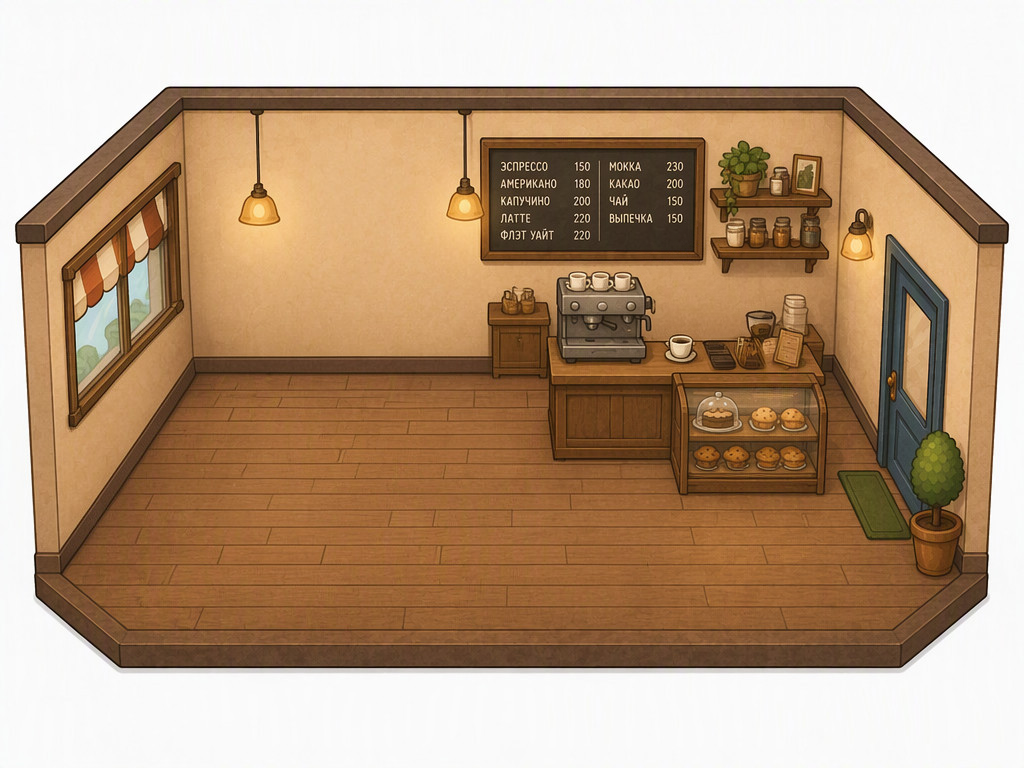
#> input picture art-src/v2/hall3/empty-clean.png, 1024 x 768 px, given in place of empty.png, which was not available
$ python cut_hall.py
#> lines starting #> are read from the running program, lines starting #| are printed output that depends on the picture; after the words box and inside, x2 and y2 are one past the last pixel; in counts of white or black regions, pixels touching at a corner belong together; pictures that were not available may be replaced by others from this repository, and a replacement may not be noted
"""Режет зал кафе на кусочки мебели: каждая вещь — разница между картинкой с ней и пустой комнатой.

Запуск из корня репозитория:  python3 scripts/cut_hall.py

Исходники — art-src/v2/hall3: пустая комната (empty.png) и её правки «тот же зал, но с мебелью / с гостями».
Все правки сделаны поверх одной комнаты, поэтому кусочек ложится ровно на своё место, без белой каймы:
вокруг вещи тот же пол, что под ней. Тени становятся полупрозрачным затемнением — так они ложатся и на коврик.

Выход: src/game/art/hall3/*.webp и src/game/hallFrames.ts (где лежит каждый кусочек в пикселях комнаты).
"""
from pathlib import Path
import numpy as np
from PIL import Image
from scipy import ndimage as nd

ROOT = Path(__file__).resolve().parent.parent
SRC = ROOT / 'art-src' / 'v2' / 'hall3'
OUT = ROOT / 'src' / 'game' / 'art' / 'hall3'
import os
MATTE = SRC / 'matte'  # альфа-маски вырезки фона (Magnific «удалить фон» по кадрам из HALL_CTX; стойка у окна — по кадру ~flat)
CTX = Path(os.environ['HALL_CTX']) if os.environ.get('HALL_CTX') else None
MARGIN = 12
W, H = 1024, 768
THRESHOLD = 30  # сумма разниц по RGB после размытия, ниже — шум перерисовки

# Раскладки: какая вещь на каком месте и прямоугольник места (в пикселях 1024×768).
# Порядок важен: пиксель достаётся первому прямоугольнику, в который попал.
LAYOUTS = {
    'L1': {
        'states': {'': 'L1', 'half': 'L1h', 'full': 'L1f'},
        # Дополнительные прямоугольники мест (проверяются первыми): стойка уходит под окно левее цветка
        'extra': [
            ('small-1', (44, 400, 118, 445)),
            ('small-1', (44, 445, 100, 570)),
            ('window', (88, 280, 192, 350)),
            ('nook', (192, 232, 246, 300)),
            ('window', (88, 440, 215, 530)),
        ],
        'slots': [
            ('wall-1', 'picture', (305, 190, 362, 262)),
            ('wall-2', 'clock', (350, 136, 398, 196)),
            ('corner', 'sofa', (240, 270, 392, 395)),
            ('nook', 'monstera', (196, 300, 236, 350)),
            ('shelf', 'bookshelf', (392, 178, 484, 384)),
            ('small-1', 'floorlamp', (44, 400, 100, 570)),
            ('window', 'bar', (88, 296, 246, 440)),
            ('table-2', 'table2', (222, 488, 418, 608)),
            ('table-3', 'table2', (438, 488, 640, 608)),
            ('table-1', 'table2', (340, 392, 525, 497)),
        ],
        # Где искать гостей: впереди стоящие места первыми, чтобы их головы не достались столу позади
        'guests': [
            ('table-2', (222, 430, 418, 610)),
            ('table-3', (438, 430, 640, 610)),
            ('corner', (246, 262, 358, 425)),
            ('window', (88, 270, 250, 530)),
            ('table-1', (340, 300, 532, 497)),
        ],
    },
    'L2': {
        'states': {'': 'L2b', 'half': 'L2bh', 'full': 'L2bf'},
        # В картинки с гостями модель перетащила обстановку из L1 (диван, стойку, шкаф) — её не берём
        'bleed': ['L1'],
        'slots': [
            ('wall-1', None, (290, 135, 410, 258)),
            ('corner', 'games', (236, 285, 416, 384)),
            ('shelf', 'monstera', (392, 245, 506, 386)),
            ('nook', 'floorlamp', (180, 236, 250, 392)),
            ('small-1', 'plant', (56, 448, 140, 576)),
            ('table-2', 'table4', (210, 452, 404, 618)),
            ('table-3', 'table4', (430, 466, 620, 628)),
            ('table-4', 'table4', (636, 496, 830, 640)),
            ('table-1', 'table4', (414, 396, 545, 500)),
        ],
        'guests': [
            ('table-2', (205, 420, 410, 620)),
            ('table-3', (428, 420, 625, 630)),
            ('table-4', (634, 430, 840, 642)),
            ('table-1', (392, 310, 552, 502)),
        ],
    },
    'L3': {
        'states': {'': 'L3', 'half': 'L3h', 'full': 'L3f'},
        'slots': [
            ('shelf', 'games', (405, 212, 488, 384)),
            ('corner', 'bookshelf', (232, 138, 412, 388)),
            ('nook', 'plant', (172, 262, 246, 392)),
            ('small-1', 'monstera', (52, 402, 182, 578)),
            ('table-4', 'table2', (656, 446, 862, 604)),
        ],
        'guests': [('table-4', (596, 400, 870, 610))],
    },
    'R': {'states': {'': 'R'}, 'slots': [('rug', 'rug', (150, 380, 700, 640))]},
}
# Неудачные кусочки: за столом на четверых у витрины «полный» вышел с одним гостем — берётся «наполовину»
SKIP = {'table-4-table4-full'}
# Место с вещью None — лишнее, что модель дорисовала сама: забираем пиксели, но не сохраняем.
# Вещи, которые есть в нескольких раскладках, берутся из первой
SEATED = {'table2', 'table4', 'sofa', 'bar'}


def load(name: str) -> np.ndarray:
    return np.asarray(Image.open(SRC / f'{name}.png').convert('RGB')).astype(np.int32)


def blur(img: np.ndarray) -> np.ndarray:
    return nd.gaussian_filter(img.astype(np.float32), sigma=(1.2, 1.2, 0))


def changed(a: np.ndarray, b: np.ndarray) -> np.ndarray:
    """Где картинки различаются: размытая разница (перерисовка шумит по пикселю), без мелкого мусора"""
    m = np.abs(blur(a) - blur(b)).sum(2) > THRESHOLD
    m = nd.binary_opening(m, iterations=1)
    return nd.binary_closing(m, iterations=3)


# [6 lines left out: function solid_area, not called in this run]


def by_rects(m: np.ndarray, rects, index, near: int) -> np.ndarray:
    """Номер места для пикселей m: первый прямоугольник, в который попал; остальное — к ближайшему не дальше near"""
    seed = np.zeros(m.shape, np.int32)
    for slot, (x0, y0, x1, y1) in rects:
        box = np.zeros(m.shape, bool)
        box[y0:y1, x0:x1] = True
        seed[(seed == 0) & box & m] = index[slot]
    if near:
        dist, (iy, ix) = nd.distance_transform_edt(seed == 0, return_indices=True)
        lab = seed[iy, ix]
        lab[(~m) | (dist > near)] = 0
        return lab
    return seed


def slot_masks(lab: np.ndarray, n: int) -> dict[int, np.ndarray]:
    """Маска каждого места: без дыр (пол между ножками — тот же пол) и с запасом в 2 px на контур"""
    out = {}
    for i in range(1, n + 1):
        m = lab == i
        if m.sum() < 50:
            continue
        m = solid_area(m, 40)
        m = nd.binary_fill_holes(nd.binary_closing(m, iterations=3))
        out[i] = nd.binary_dilation(m, iterations=2)
    return out


# [20 lines left out: function rgba, not called in this run]


def room(empty: np.ndarray) -> tuple[Image.Image, tuple[int, int, int, int]]:
    """Комната без белого фона вокруг и её рамка в исходной картинке"""
    white = (empty > 232).all(2)
    lab, _ = nd.label(white)
    border = set(np.unique(np.concatenate([lab[0], lab[-1], lab[:, 0], lab[:, -1]]))) - {0}
    bg = np.isin(lab, list(border))
    bg = nd.binary_erosion(bg, iterations=1, border_value=1)
    ys, xs = np.nonzero(~bg)
    box = (xs.min(), ys.min(), xs.max() + 1, ys.max() + 1)
    im = np.dstack([empty.astype(np.uint8), np.where(bg, 0, 255).astype(np.uint8)])
    return Image.fromarray(im).crop(box), box


# Бариста нарисован в пустой комнате за стойкой. Комната для игры — без него (empty-clean.png, Magnific
# preciseEdit «убрать бариста»), а сам он — отдельный слой barista.webp размером с комнату: виден, только
# когда бариста на смене. Меняется только прямоугольник вокруг бариста — остальная комната та же.
BARISTA_BOX = (630, 205, 770, 372)


def split_barista(empty: np.ndarray, img: Image.Image, box: tuple[int, int, int, int]) -> Image.Image:
    if not (SRC / 'empty-clean.png').exists():
        return img
    clean = load('empty-clean')
    x0, y0, x1, y1 = BARISTA_BOX
    diff = np.zeros(empty.shape[:2], bool)
    d = np.abs(nd.gaussian_filter(empty.astype(float), (1.5, 1.5, 0)) - nd.gaussian_filter(clean.astype(float), (1.5, 1.5, 0))).sum(2)
    diff[y0:y1, x0:x1] = d[y0:y1, x0:x1] > 40
    diff = nd.binary_closing(diff, iterations=3)
    diff = nd.binary_fill_holes(diff)
    diff = nd.binary_dilation(diff, iterations=3)
    soft = np.clip(nd.gaussian_filter(diff.astype(float), 1.2) * 1.6, 0, 1)
    ox, oy, ox1, oy1 = box
    room_rgba = np.array(img)
    sub = (slice(oy, oy1), slice(ox, ox1))
    # Комната: внутри маски — пиксели без бариста, плавно на краю
    k = soft[sub][..., None]
    room_rgba[..., :3] = (room_rgba[..., :3] * (1 - k) + clean[sub] * k).astype(np.uint8)
    # Слой бариста: исходные пиксели с альфой маски
    layer = np.zeros_like(room_rgba)
    layer[..., :3] = empty[sub]
    layer[..., 3] = (soft[sub] * 255).astype(np.uint8)
    Image.fromarray(layer).save(OUT / 'barista.webp', quality=90)
    return Image.fromarray(room_rgba)


def main() -> None:
    OUT.mkdir(parents=True, exist_ok=True)
    for f in OUT.glob('*.webp'):
        f.unlink()
    empty = load('empty')
    img, (ox, oy, ox1, oy1) = room(empty)
#> in room, `white = (empty > 232).all(2)`:
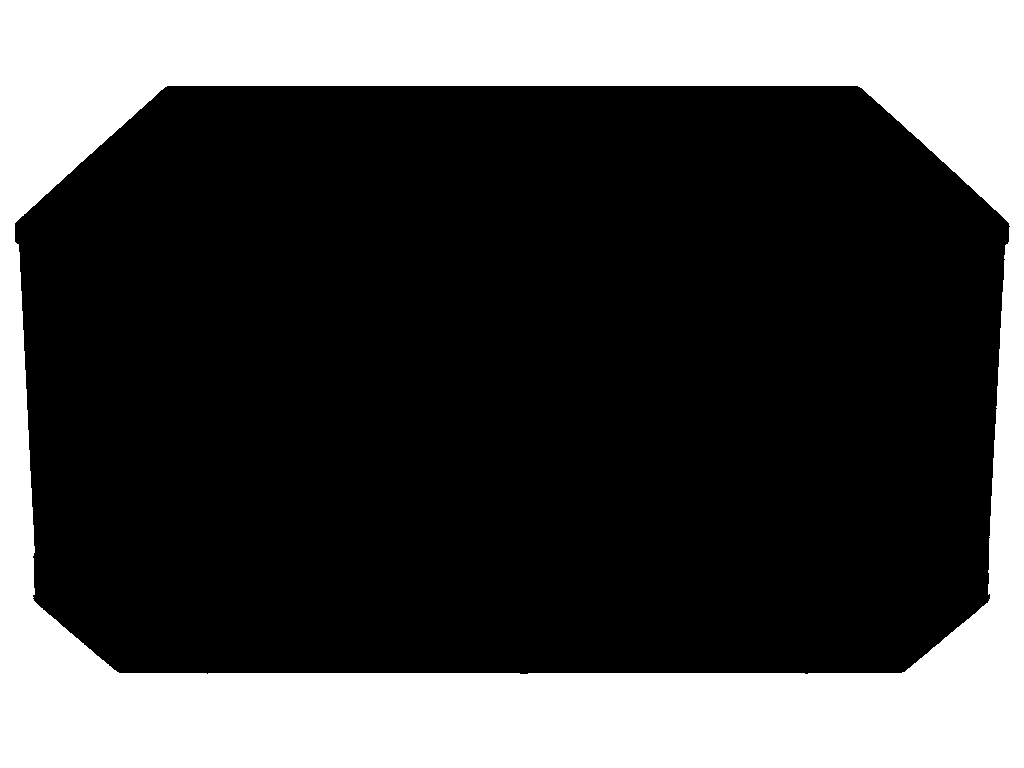
#> white: shape (768, 1024) bool; 30.7% white; 1 white region, box (x1, y1, x2, y2) and area: (0, 0, 1024, 768) 241765
#> in room, `border = set(np.unique(np.concatenate([lab[0], lab[-1], lab[:, 0], lab..`: border = 1 item
#> in room, `box = (xs.min(), ys.min(), xs.max() + 1, ys.max() + 1)`: box = (14, 85, 1011, 675)
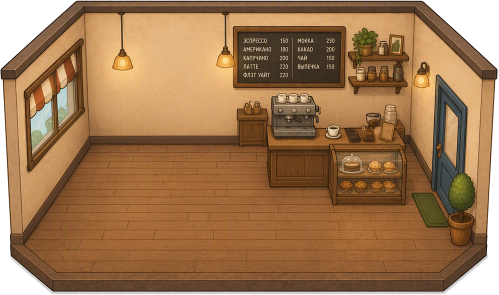
#> img: PIL image 997x590 RGBA (shown at 1/2 size); mean R, G, B, A 157.7, 118.5, 81, 237.3; transparent parts drawn white
#> ox = 14; oy = 85; ox1 = 1011; oy1 = 675
    img = split_barista(empty, img, (ox, oy, ox1, oy1))
#> in split_barista, `ox, oy, ox1, oy1 = box`: ox = 14; oy = 85; ox1 = 1011; oy1 = 675
    img.save(OUT / 'room.webp', quality=90)
    frames: list[str] = []
    seen: set[str] = set()
    for layout in LAYOUTS.values():
        slots = layout['slots']
        index = {}
        for i, (slot, _, _) in enumerate(slots):
            index.setdefault(slot, i + 1)
        base = load(layout['states'][''])
        rects = layout.get('extra', []) + [(s_, r) for s_, _, r in slots]
        base_lab = by_rects(changed(empty, base), rects, index, 70)
#> after the loop in by_rects, `for slot, (x0, y0, x1, y1) in rects:`:
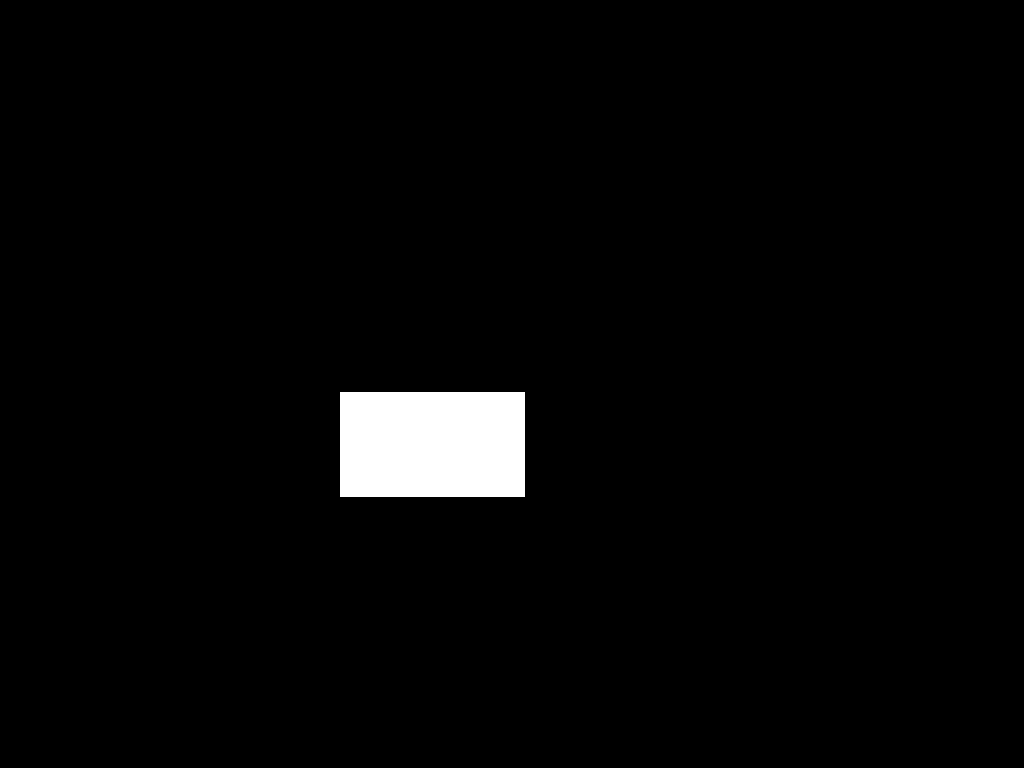
#> box: shape (768, 1024) bool; 2.5% white; 1 white region, box (x1, y1, x2, y2) and area: (340, 392, 525, 497) 19425
#> in by_rects, `dist, (iy, ix) = nd.distance_transform_edt(seed == 0, return_indices=T..`:
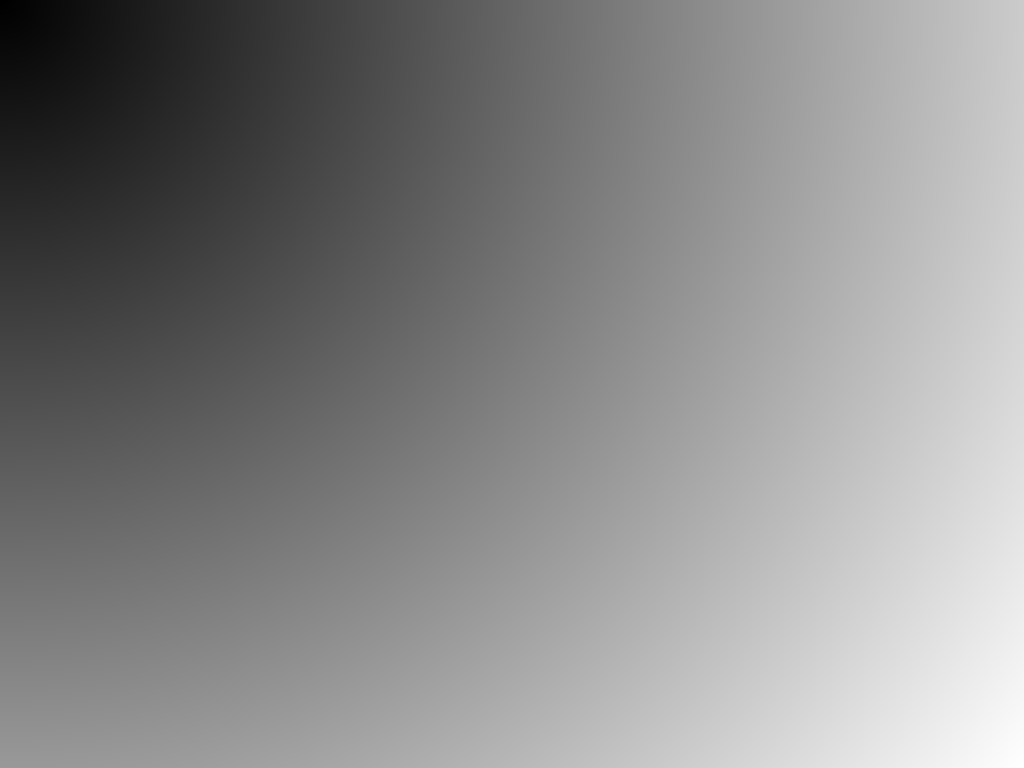
#> dist: shape (768, 1024) float64; min 1, max 1279.2, mean 689.8; drawn with min black and max white
        for state, src in layout['states'].items():
            if not (SRC / f'{src}.png').exists():
                print('нет исходника:', src)
                continue
            if state:
                # Гости и чашки: что изменилось и против пустой комнаты, и против той же мебели без гостей.
                # Раздаются по прямоугольникам гостей, впереди стоящие места первыми — голова сидящего
                # впереди остаётся у переднего стола. Мебель остаётся за своими местами.
                pic = load(src)
                new = changed(empty, pic) & changed(base, pic)
                for other in layout.get('bleed', []):
                    new &= changed(load(other), pic)
                lab = base_lab.copy()
                guests = by_rects(new, layout['guests'], index, 0)
                # Гость целиком — одному месту: если почти весь он у одного стола, ноги не уходят соседнему
                comp, n = nd.label(new)
                for k in range(1, n + 1):
                    where = comp == k
                    votes = np.bincount(guests[where], minlength=len(slots) + 1)
                    votes[0] = 0
                    if votes.sum() < 0.4 * where.sum():
                        guests[where] = 0  # почти целиком вне мест — дорисованное моделью лишнее (столик у дивана и т.п.)
                    elif votes.max() >= 0.8 * votes.sum():
                        guests[where] = votes.argmax()
                lab[guests > 0] = guests[guests > 0]
            else:
                pic, lab = base, base_lab
                guests = np.zeros(lab.shape, np.int32)
            masks = slot_masks(lab, len(slots))
#> after the loop in slot_masks, `for i in range(1, n + 1):`: out = 0 items
#> masks = 0 items
            for i, (slot, item, _) in enumerate(slots):
                if item is None or (state and item not in SEATED) or i + 1 not in masks:
                    continue
                name = f'{slot}-{item}' + (f'-{state}' if state else '')
                if name in seen or name in SKIP:
                    continue
                seen.add(name)
                mask = masks[i + 1]
                ys, xs = np.nonzero(mask)
                x0, y0, x1, y1 = xs.min(), ys.min(), xs.max() + 1, ys.max() + 1
                # Где эту мебель закрыл гость другого места (голова сидящего впереди), берём мебель без гостей
                other = ((guests > 0) & (guests != i + 1))[..., None]
                src_img = np.where(other, base, pic)
                # Кадр с запасом — для вырезки фона (matte): так видно, что вещь, а что комната
                cx0, cy0, cx1, cy1 = max(0, x0 - MARGIN), max(0, y0 - MARGIN), min(W, x1 + MARGIN), min(H, y1 + MARGIN)
                if CTX:
                    Image.fromarray(pic[cy0:cy1, cx0:cx1].astype(np.uint8)).save(CTX / f'{name}.png')
                    # Вариант на ровном фоне: всё, что совпадает с пустой комнатой, — серое (для вещей у стены)
                    keep = nd.binary_dilation(changed(empty, pic) & nd.binary_dilation(mask, iterations=6), iterations=2)
                    flat = np.where(keep[..., None], pic, 205)[cy0:cy1, cx0:cx1].astype(np.uint8)
                    Image.fromarray(flat).save(CTX / f'{name}~flat.png')
                matte = MATTE / f'{name}.png'
                if matte.exists() and slot != 'rug':
                    # Чистая вырезка: альфа от удаления фона плюс то, что заметно отличается от пустой комнаты
                    # (стойку у стены удаление фона считает стеной). Только в пределах своего места (+8 px).
                    # Цвета — из картинки целиком: соседние куски одного состояния совпадают пиксель в пиксель.
                    a = np.zeros(mask.shape, np.float32)
                    m = Image.open(matte).convert('RGBA').resize((cx1 - cx0, cy1 - cy0), Image.LANCZOS)
                    a[cy0:cy1, cx0:cx1] = np.asarray(m)[..., 3] / 255.0
                    a *= nd.binary_dilation(mask, iterations=3)
                    # Дыры внутри вырезки: если там не пол (заметно отличается от пустой комнаты) — это вещь
                    # (столешница цвета пола), заливаем; пол между ножками остаётся прозрачным
                    solid = a > 0.5
                    holes, n_h = nd.label(nd.binary_fill_holes(nd.binary_closing(solid, iterations=8)) & ~solid)
                    if n_h:
                        d = np.abs(blur(empty) - blur(pic)).sum(2)
                        means = nd.mean(d, holes, range(1, n_h + 1))
                        cy = [c[0] for c in nd.center_of_mass(np.ones_like(d), holes, range(1, n_h + 1))]
                        ys_s = np.nonzero(solid)[0]
                        top, bottom = ys_s.min(), ys_s.max()
                        # Столешница и сиденья — в верхней части вещи; просветы между ножками — внизу, там пол
                        fillers = [k + 1 for k in range(n_h) if means[k] > 25 or cy[k] < top + 0.62 * (bottom - top)]
                        a[np.isin(holes, fillers)] = 1
                    # Оторванные кусочки (край соседнего стула, макушка соседа) — прочь: остаются крупные части
                    lab_a, n_a = nd.label(a > 0.3)
                    if n_a:
                        sizes = nd.sum(np.ones_like(a), lab_a, range(1, n_a + 1))
                        big = np.nonzero(np.array(sizes) >= 0.12 * max(sizes))[0] + 1
                        a *= nd.binary_dilation(np.isin(lab_a, big), iterations=2)
                    ys, xs = np.nonzero(a > 0.02)
                    x0, y0, x1, y1 = xs.min(), ys.min(), xs.max() + 1, ys.max() + 1
                    out = np.dstack([pic.astype(np.uint8), (np.clip(a, 0, 1) * 255).round().astype(np.uint8)])[y0:y1, x0:x1]
                    Image.fromarray(out).save(OUT / f'{name}.webp', quality=92, alpha_quality=100)
                    frames.append(f"  '{name}': [{x0 - ox}, {y0 - oy}, {x1 - x0}, {y1 - y0}],")
                    continue
                # Столы стоят на коврике — им нужен ещё вариант с прозрачным полом
                for soft in (False, True) if slot.startswith('table') else (False,):
                    piece = rgba(empty, src_img, mask, soft, nd.binary_dilation(guests == i + 1, iterations=2))[y0:y1, x0:x1]
                    file = name + ('~rug' if soft else '')
                    Image.fromarray(piece).save(OUT / f'{file}.webp', quality=92, alpha_quality=100)
                    frames.append(f"  '{file}': [{x0 - ox}, {y0 - oy}, {x1 - x0}, {y1 - y0}],")
    ts = [
        '// Сгенерировано scripts/cut_hall.py — не править руками',
        f'export const HALL_ROOM = {{ w: {ox1 - ox}, h: {oy1 - oy} }};',
        '/** Кусочки зала «место-вещь[-half|-full]»: x, y, w, h в пикселях комнаты */',
        'export const HALL_FRAMES: Record<string, [number, number, number, number]> = {',
        *sorted(frames),
        '};',
        '',
    ]
    (ROOT / 'src' / 'game' / 'hallFrames.ts').write_text('\n'.join(ts))
    print(len(frames), 'кусочков')


if __name__ == '__main__':
#> (the run stopped early here; a loop or call above may not have finished)
